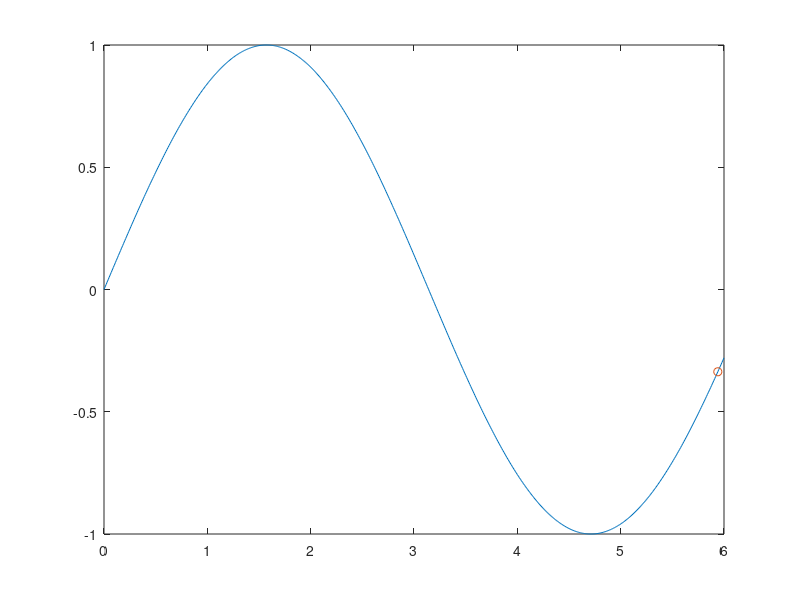

Reproduce this figure in MATLAB.
x = 0:.01:6;
y = sin(x);
px = 0;
py = 0;

 figure(100); %This is so it will replot over the previous figure, and not make a new one.
for i=1:100
   
    plot(x,y, px, py,'o');
    pause(0.1);
    px = px+6/100;
    py = sin(px);
end